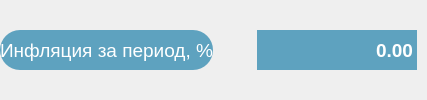
               <widget class="QWidget" name="widget_14" native="true">
                <property name="sizePolicy">
                 <sizepolicy hsizetype="Preferred" vsizetype="Minimum">
                  <horstretch>0</horstretch>
                  <verstretch>0</verstretch>
                 </sizepolicy>
                </property>
                <layout class="QHBoxLayout" name="horizontalLayout_14">
                 <property name="leftMargin">
                  <number>0</number>
                 </property>
                 <property name="topMargin">
                  <number>0</number>
                 </property>
                 <property name="rightMargin">
                  <number>10</number>
                 </property>
                 <property name="bottomMargin">
                  <number>0</number>
                 </property>
                 <item>
                  <widget class="QLabel" name="label_8">
                   <property name="sizePolicy">
                    <sizepolicy hsizetype="Preferred" vsizetype="Fixed">
                     <horstretch>0</horstretch>
                     <verstretch>0</verstretch>
                    </sizepolicy>
                   </property>
                   <property name="minimumSize">
                    <size>
                     <width>0</width>
                     <height>40</height>
                    </size>
                   </property>
                   <property name="font">
                    <font>
                     <family>Arial</family>
                     <pointsize>14</pointsize>
                     <italic>false</italic>
                    </font>
                   </property>
                   <property name="styleSheet">
                    <string notr="true">QLabel {
     border: none;
	height: 40px;
     border-radius: 20px;
	background-color: #5EA2BF;
	color: white;
 }</string>
                   </property>
                   <property name="text">
                    <string>Инфляция за период, %</string>
                   </property>
                   <property name="alignment">
                    <set>Qt::AlignCenter</set>
                   </property>
                   <property name="margin">
                    <number>0</number>
                   </property>
                  </widget>
                 </item>
                 <item>
                  <widget class="QPushButton" name="info_7">
                   <property name="enabled">
                    <bool>true</bool>
                   </property>
                   <property name="sizePolicy">
                    <sizepolicy hsizetype="Fixed" vsizetype="Fixed">
                     <horstretch>0</horstretch>
                     <verstretch>0</verstretch>
                    </sizepolicy>
                   </property>
                   <property name="minimumSize">
                    <size>
                     <width>32</width>
                     <height>32</height>
                    </size>
                   </property>
                   <property name="maximumSize">
                    <size>
                     <width>32</width>
                     <height>32</height>
                    </size>
                   </property>
                   <property name="autoFillBackground">
                    <bool>false</bool>
                   </property>
                   <property name="styleSheet">
                    <string notr="true"> QPushButton {
     border: none;
	background-color: none;
 }</string>
                   </property>
                   <property name="text">
                    <string/>
                   </property>
                   <property name="icon">
                    <iconset resource="resources.qrc">
                     <normaloff>:/resources/info.svg</normaloff>:/resources/info.svg</iconset>
                   </property>
                   <property name="iconSize">
                    <size>
                     <width>32</width>
                     <height>32</height>
                    </size>
                   </property>
                  </widget>
                 </item>
                 <item>
                  <widget class="QDoubleSpinBox" name="doubleSpinBox_7">
                   <property name="sizePolicy">
                    <sizepolicy hsizetype="Fixed" vsizetype="Fixed">
                     <horstretch>0</horstretch>
                     <verstretch>0</verstretch>
                    </sizepolicy>
                   </property>
                   <property name="minimumSize">
                    <size>
                     <width>160</width>
                     <height>40</height>
                    </size>
                   </property>
                   <property name="font">
                    <font>
                     <family>Arial</family>
                     <pointsize>14</pointsize>
                     <weight>75</weight>
                     <bold>true</bold>
                    </font>
                   </property>
                   <property name="focusPolicy">
                    <enum>Qt::ClickFocus</enum>
                   </property>
                   <property name="styleSheet">
                    <string notr="true">QDoubleSpinBox
{
     border: none;
	background-color: #5EA2BF;
	color: white;
}


QDoubleSpinBox:focused
{
    border-width: 2px;
    border-style: solid;
    border-color: red;
}</string>
                   </property>
                   <property name="wrapping">
                    <bool>false</bool>
                   </property>
                   <property name="frame">
                    <bool>false</bool>
                   </property>
                   <property name="alignment">
                    <set>Qt::AlignRight|Qt::AlignTrailing|Qt::AlignVCenter</set>
                   </property>
                   <property name="buttonSymbols">
                    <enum>QAbstractSpinBox::NoButtons</enum>
                   </property>
                   <property name="accelerated">
                    <bool>true</bool>
                   </property>
                   <property name="showGroupSeparator" stdset="0">
                    <bool>true</bool>
                   </property>
                   <property name="maximum">
                    <double>1000000.000000000000000</double>
                   </property>
                  </widget>
                 </item>
                </layout>
               </widget>
